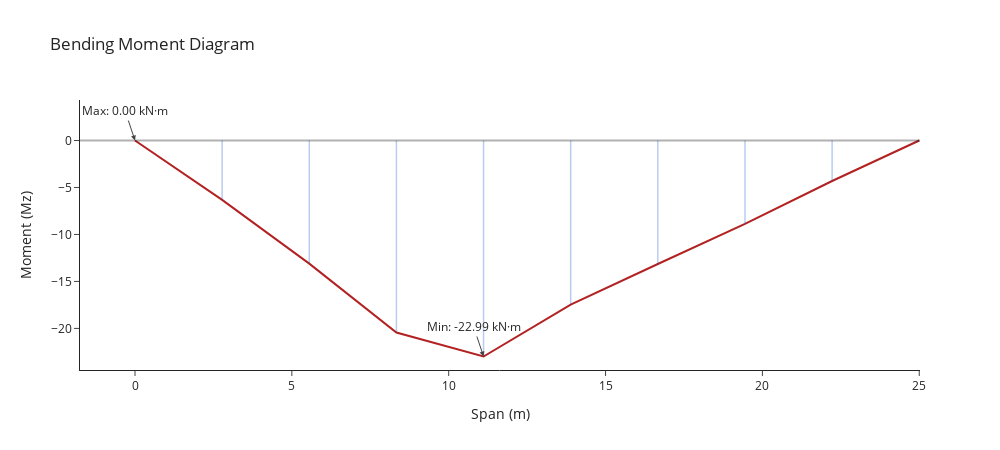

Here is the notebook cell this chart was saved with:
### Code cell
# Plotting the bending moment diagram (Mz) along the central elements
import plotly.graph_objects as go
import numpy as np

x = np.array(x_positions)
Mz = np.array(Mz_plot)

fig = go.Figure()

fig.add_trace(go.Scatter(
    x=x,
    y=Mz,
    mode="lines",
    line=dict(color="firebrick", width=2),
    name="BMD"
))

# Adding vertical lines for each point to enhance visibility
for xi, yi in zip(x, Mz):
    fig.add_shape(
        type="line",
        x0=xi, x1=xi,
        y0=0, y1=yi,
        line=dict(
            color="rgba(0, 70, 200, 0.9)",  # strong blue
            width=1.5                       # slightly thicker
        )
    )

# Adding a horizontal line at y=0 for reference
fig.add_hline(y=0, line=dict(color="black", width=2))


Mz_max = Mz.max()
Mz_min = Mz.min()

fig.add_annotation(
    x=x[np.argmax(Mz)],
    y=Mz_max,
    text=f"Max: {Mz_max:.2f} kN·m",
    showarrow=True,
    arrowhead=2
)

fig.add_annotation(
    x=x[np.argmin(Mz)],
    y=Mz_min,
    text=f"Min: {Mz_min:.2f} kN·m",
    showarrow=True,
    arrowhead=2
)

# Final layout adjustments
fig.update_layout(
    template="simple_white",
    title="Bending Moment Diagram",
    xaxis_title="Span (m)",
    yaxis_title="Moment (Mz)",
    height=450,
    width=1000,
    showlegend=False
)

fig.update_xaxes(showgrid=False, zeroline=False)
fig.update_yaxes(showgrid=False)

fig.show()

### Figure 1 — Plotly figure (JSON) as saved in the notebook; plotly's stock layout.template omitted (floating-point values rounded to 4 significant figures)
{"data": [{"line": {"color": "firebrick", "width": 2}, "mode": "lines", "name": "BMD", "type": "scatter", "x": [0.0, 2.778, 5.556, 8.333, 11.11, 13.89, 16.67, 19.44, 22.22, 25.0], "y": [1.19e-13, -6.326, -13.1, -20.43, -22.99, -17.48, -13.15, -8.883, -4.308, -1.315e-13]}], "layout": {"annotations": [{"arrowhead": 2, "showarrow": true, "text": "Max: 0.00 kN·m", "x": 0, "y": 1.19e-13}, {"arrowhead": 2, "showarrow": true, "text": "Min: -22.99 kN·m", "x": 11.11, "y": -22.99}], "height": 450, "shapes": [{"line": {"color": "rgba(0, 70, 200, 0.9)", "width": 1.5}, "type": "line", "x0": 0, "x1": 0, "y0": 0, "y1": 1.19e-13}, {"line": {"color": "rgba(0, 70, 200, 0.9)", "width": 1.5}, "type": "line", "x0": 2.778, "x1": 2.778, "y0": 0, "y1": -6.326}, {"line": {"color": "rgba(0, 70, 200, 0.9)", "width": 1.5}, "type": "line", "x0": 5.556, "x1": 5.556, "y0": 0, "y1": -13.1}, {"line": {"color": "rgba(0, 70, 200, 0.9)", "width": 1.5}, "type": "line", "x0": 8.333, "x1": 8.333, "y0": 0, "y1": -20.43}, {"line": {"color": "rgba(0, 70, 200, 0.9)", "width": 1.5}, "type": "line", "x0": 11.11, "x1": 11.11, "y0": 0, "y1": -22.99}, {"line": {"color": "rgba(0, 70, 200, 0.9)", "width": 1.5}, "type": "line", "x0": 13.89, "x1": 13.89, "y0": 0, "y1": -17.48}, {"line": {"color": "rgba(0, 70, 200, 0.9)", "width": 1.5}, "type": "line", "x0": 16.67, "x1": 16.67, "y0": 0, "y1": -13.15}, {"line": {"color": "rgba(0, 70, 200, 0.9)", "width": 1.5}, "type": "line", "x0": 19.44, "x1": 19.44, "y0": 0, "y1": -8.883}, {"line": {"color": "rgba(0, 70, 200, 0.9)", "width": 1.5}, "type": "line", "x0": 22.22, "x1": 22.22, "y0": 0, "y1": -4.308}, {"line": {"color": "rgba(0, 70, 200, 0.9)", "width": 1.5}, "type": "line", "x0": 25, "x1": 25, "y0": 0, "y1": -1.315e-13}, {"line": {"color": "black", "width": 2}, "type": "line", "x0": 0, "x1": 1, "xref": "x domain", "y0": 0, "y1": 0, "yref": "y"}], "showlegend": false, "title": {"text": "Bending Moment Diagram"}, "width": 1000, "xaxis": {"showgrid": false, "title": {"text": "Span (m)"}, "zeroline": false}, "yaxis": {"showgrid": false, "title": {"text": "Moment (Mz)"}}}}
